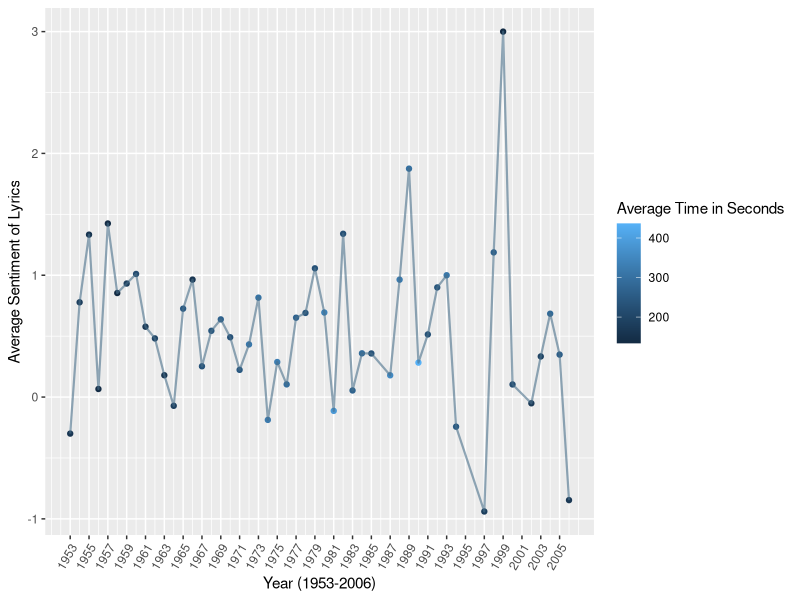
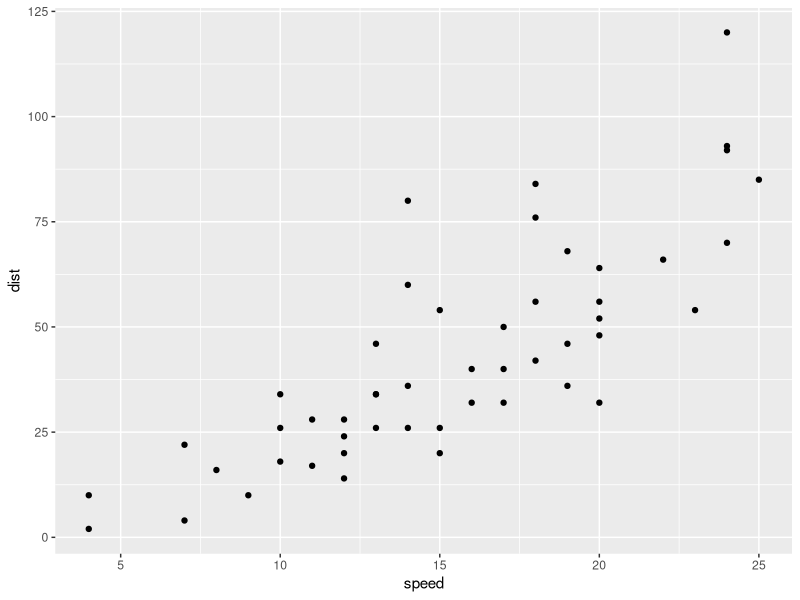
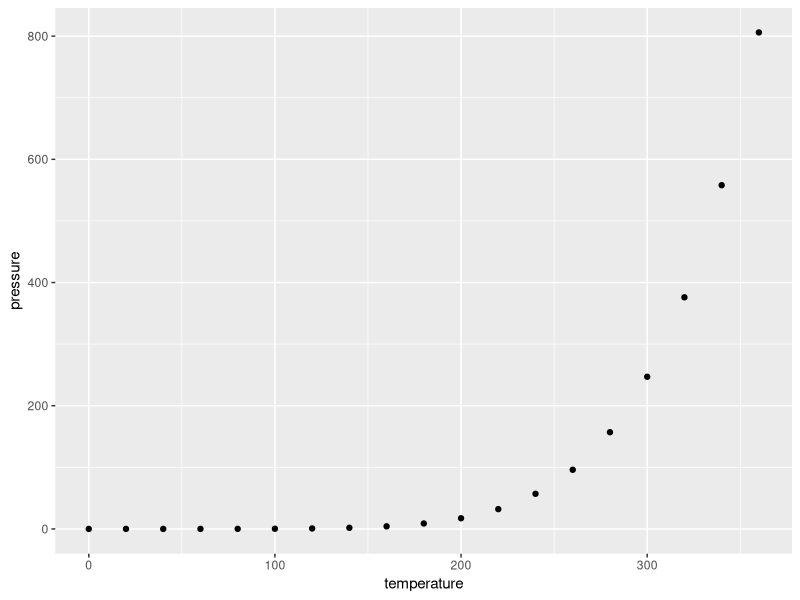
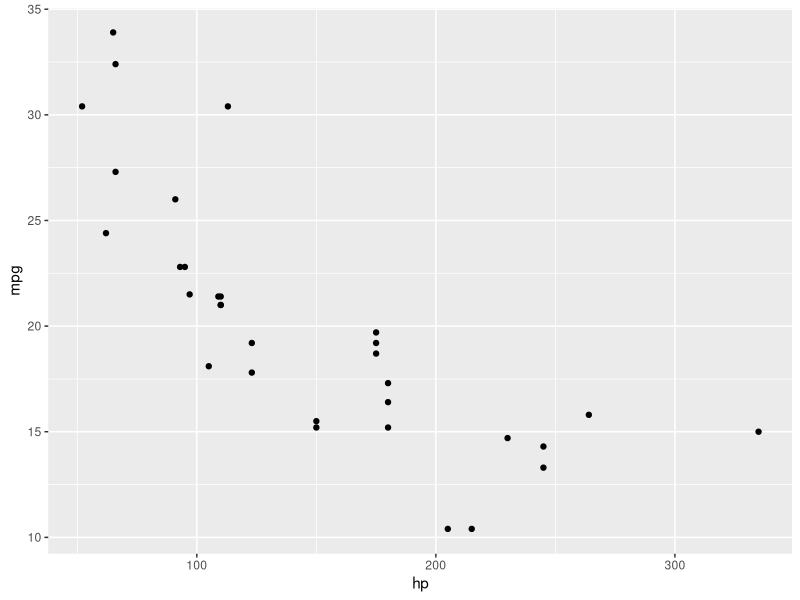

Generate these figures, in order, with R:
## ---- chunk 1
#| label: setup
#| include: false

# Improve digit display and NA display for kable tables
options(scipen = 1, knitr.kable.NA = "")

# Load necessary packages
library(tidyverse)
library(knitr)
library(kableExtra)
## ---- chunk 2
#| label: plot 2
#| include: true

sentiment_data = read_csv("data/sentiment_by_year.csv")

ggplot(sentiment_data, aes(x = year, y = average_sentiment_yearly)) +
  geom_point(aes(color = average_time_seconds)) +
  geom_line(color = "skyblue4", linewidth = 0.75, alpha = 0.6) +
  scale_x_continuous(breaks = seq(min(sentiment_data$year), 
                                  max(sentiment_data$year), by = 2)) +
  labs(x = "Year (1953-2006)", y = "Average Sentiment of Lyrics",
       color = "Average Time in Seconds") +
  theme(axis.text.x = element_text(angle = 60, hjust = 1))

  
## ---- chunk 3
#| fig-cap: "Image courtesy of giphy.com"
#| fig-align: center
#| out-width: 100%
#| fig-link: "https://giphy.com/gifs/insecurehbo-3og0IT6sIWd1eh7bJm"

include_graphics("https://i.giphy.com/3og0IT6sIWd1eh7bJm.webp")
## ---- chunk 4
#| label: tbl-layout
#| tbl-cap: "Two tables side-by-side"
#| tbl-subcap: 
#|   - "First three rows of cars dataset"
#|   - "First three rows of pressure dataset"
#| layout-ncol: 2

cars |> 
  slice(1:3) |> 
  kable()

pressure |> 
  slice(1:3) |> 
  kable()
## ---- chunk 5
#| label: fig-layout
#| fig-cap: "Three figures in a complex layout"
#| fig-subcap: 
#|   - "cars"
#|   - "pressure"
#|   - "mtcars"
#| layout: [[4, -1, 4], [1]] 

ggplot(cars, aes(speed, dist)) +
  geom_point()

ggplot(pressure, aes(temperature, pressure)) +
  geom_point()

ggplot(mtcars, aes(hp, mpg)) +
  geom_point()
